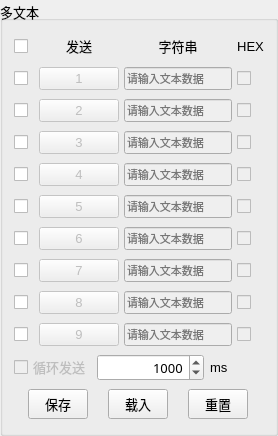
        <widget class="QGroupBox" name="groupBoxMultiText">
         <property name="font">
          <font>
           <family>Microsoft YaHei UI</family>
           <pointsize>10</pointsize>
          </font>
         </property>
         <property name="title">
          <string>多文本</string>
         </property>
         <property name="alignment">
          <set>Qt::AlignmentFlag::AlignLeading|Qt::AlignmentFlag::AlignLeft|Qt::AlignmentFlag::AlignVCenter</set>
         </property>
         <layout class="QGridLayout" name="gridLayout_10" rowstretch="10,0,0" rowminimumheight="10,0,0">
          <item row="0" column="0">
           <layout class="QGridLayout" name="groupBoxTransmit" rowstretch="1,1,1,1,1,1,1,1,1,1">
            <property name="sizeConstraint">
             <enum>QLayout::SizeConstraint::SetMinAndMaxSize</enum>
            </property>
            <property name="horizontalSpacing">
             <number>5</number>
            </property>
            <property name="verticalSpacing">
             <number>9</number>
            </property>
            <item row="0" column="0">
             <widget class="QCheckBox" name="checkBox_all">
              <property name="minimumSize">
               <size>
                <width>20</width>
                <height>24</height>
               </size>
              </property>
              <property name="text">
               <string/>
              </property>
              <property name="autoRepeat">
               <bool>false</bool>
              </property>
              <property name="autoExclusive">
               <bool>false</bool>
              </property>
              <property name="tristate">
               <bool>true</bool>
              </property>
             </widget>
            </item>
            <item row="0" column="1">
             <widget class="QLabel" name="label_multiText_send">
              <property name="minimumSize">
               <size>
                <width>0</width>
                <height>24</height>
               </size>
              </property>
              <property name="text">
               <string>发送</string>
              </property>
              <property name="alignment">
               <set>Qt::AlignmentFlag::AlignCenter</set>
              </property>
             </widget>
            </item>
            <item row="0" column="2">
             <widget class="QLabel" name="label_multiText_string">
              <property name="minimumSize">
               <size>
                <width>100</width>
                <height>24</height>
               </size>
              </property>
              <property name="text">
               <string>字符串</string>
              </property>
              <property name="alignment">
               <set>Qt::AlignmentFlag::AlignCenter</set>
              </property>
             </widget>
            </item>
            <item row="0" column="3">
             <widget class="QLabel" name="label_multiText_HEX">
              <property name="minimumSize">
               <size>
                <width>0</width>
                <height>24</height>
               </size>
              </property>
              <property name="text">
               <string>HEX</string>
              </property>
              <property name="alignment">
               <set>Qt::AlignmentFlag::AlignCenter</set>
              </property>
             </widget>
            </item>
            <item row="1" column="0">
             <widget class="QCheckBox" name="checkBox_1">
              <property name="minimumSize">
               <size>
                <width>20</width>
                <height>0</height>
               </size>
              </property>
              <property name="text">
               <string/>
              </property>
             </widget>
            </item>
            <item row="1" column="1">
             <widget class="QPushButton" name="btn_send_1">
              <property name="enabled">
               <bool>false</bool>
              </property>
              <property name="minimumSize">
               <size>
                <width>35</width>
                <height>0</height>
               </size>
              </property>
              <property name="maximumSize">
               <size>
                <width>16777215</width>
                <height>16777215</height>
               </size>
              </property>
              <property name="text">
               <string>1</string>
              </property>
             </widget>
            </item>
            <item row="1" column="2">
             <widget class="QLineEdit" name="lineEdit_1">
              <property name="enabled">
               <bool>false</bool>
              </property>
              <property name="minimumSize">
               <size>
                <width>100</width>
                <height>18</height>
               </size>
              </property>
              <property name="maximumSize">
               <size>
                <width>16777215</width>
                <height>16777215</height>
               </size>
              </property>
              <property name="font">
               <font>
                <family>JetBrains Mono</family>
                <pointsize>8</pointsize>
               </font>
              </property>
              <property name="placeholderText">
               <string>请输入文本数据</string>
              </property>
             </widget>
            </item>
            <item row="1" column="3">
             <widget class="QCheckBox" name="checkBox_hex_1">
              <property name="enabled">
               <bool>false</bool>
              </property>
              <property name="minimumSize">
               <size>
                <width>20</width>
                <height>0</height>
               </size>
              </property>
              <property name="maximumSize">
               <size>
                <width>16777215</width>
                <height>16777215</height>
               </size>
              </property>
              <property name="text">
               <string/>
              </property>
             </widget>
            </item>
            <item row="2" column="0">
             <widget class="QCheckBox" name="checkBox_2">
              <property name="minimumSize">
               <size>
                <width>20</width>
                <height>0</height>
               </size>
              </property>
              <property name="text">
               <string/>
              </property>
             </widget>
            </item>
            <item row="2" column="1">
             <widget class="QPushButton" name="btn_send_2">
              <property name="enabled">
               <bool>false</bool>
              </property>
              <property name="minimumSize">
               <size>
                <width>35</width>
                <height>0</height>
               </size>
              </property>
              <property name="maximumSize">
               <size>
                <width>16777215</width>
                <height>16777215</height>
               </size>
              </property>
              <property name="text">
               <string>2</string>
              </property>
             </widget>
            </item>
            <item row="2" column="2">
             <widget class="QLineEdit" name="lineEdit_2">
              <property name="enabled">
               <bool>false</bool>
              </property>
              <property name="minimumSize">
               <size>
                <width>100</width>
                <height>18</height>
               </size>
              </property>
              <property name="maximumSize">
               <size>
                <width>16777215</width>
                <height>16777215</height>
               </size>
              </property>
              <property name="font">
               <font>
                <family>JetBrains Mono</family>
                <pointsize>8</pointsize>
               </font>
              </property>
              <property name="placeholderText">
               <string>请输入文本数据</string>
              </property>
             </widget>
            </item>
            <item row="2" column="3">
             <widget class="QCheckBox" name="checkBox_hex_2">
              <property name="enabled">
               <bool>false</bool>
              </property>
              <property name="minimumSize">
               <size>
                <width>20</width>
                <height>0</height>
               </size>
              </property>
              <property name="maximumSize">
               <size>
                <width>16777215</width>
                <height>16777215</height>
               </size>
              </property>
              <property name="font">
               <font>
                <family>Microsoft YaHei UI</family>
                <pointsize>10</pointsize>
                <hintingpreference>PreferDefaultHinting</hintingpreference>
               </font>
              </property>
              <property name="text">
               <string/>
              </property>
             </widget>
            </item>
            <item row="3" column="0">
             <widget class="QCheckBox" name="checkBox_3">
              <property name="minimumSize">
               <size>
                <width>20</width>
                <height>0</height>
               </size>
              </property>
              <property name="text">
               <string/>
              </property>
             </widget>
            </item>
            <item row="3" column="1">
             <widget class="QPushButton" name="btn_send_3">
              <property name="enabled">
               <bool>false</bool>
              </property>
              <property name="minimumSize">
               <size>
                <width>35</width>
                <height>0</height>
               </size>
              </property>
              <property name="maximumSize">
               <size>
                <width>16777215</width>
                <height>16777215</height>
               </size>
              </property>
              <property name="text">
               <string>3</string>
              </property>
             </widget>
            </item>
            <item row="3" column="2">
             <widget class="QLineEdit" name="lineEdit_3">
              <property name="enabled">
               <bool>false</bool>
              </property>
              <property name="minimumSize">
               <size>
                <width>100</width>
                <height>18</height>
               </size>
              </property>
              <property name="maximumSize">
               <size>
                <width>16777215</width>
                <height>16777215</height>
               </size>
              </property>
              <property name="font">
               <font>
                <family>JetBrains Mono</family>
                <pointsize>8</pointsize>
               </font>
              </property>
              <property name="placeholderText">
               <string>请输入文本数据</string>
              </property>
             </widget>
            </item>
            <item row="3" column="3">
             <widget class="QCheckBox" name="checkBox_hex_3">
              <property name="enabled">
               <bool>false</bool>
              </property>
              <property name="minimumSize">
               <size>
                <width>20</width>
                <height>0</height>
               </size>
              </property>
              <property name="maximumSize">
               <size>
                <width>16777215</width>
                <height>16777215</height>
               </size>
              </property>
              <property name="text">
               <string/>
              </property>
             </widget>
            </item>
            <item row="4" column="0">
             <widget class="QCheckBox" name="checkBox_4">
              <property name="minimumSize">
               <size>
                <width>20</width>
                <height>0</height>
               </size>
              </property>
              <property name="text">
               <string/>
              </property>
             </widget>
            </item>
            <item row="4" column="1">
             <widget class="QPushButton" name="btn_send_4">
              <property name="enabled">
               <bool>false</bool>
              </property>
              <property name="minimumSize">
               <size>
                <width>35</width>
                <height>0</height>
               </size>
              </property>
              <property name="maximumSize">
               <size>
                <width>16777215</width>
                <height>16777215</height>
               </size>
              </property>
              <property name="text">
               <string>4</string>
              </property>
             </widget>
            </item>
            <item row="4" column="2">
             <widget class="QLineEdit" name="lineEdit_4">
              <property name="enabled">
               <bool>false</bool>
              </property>
              <property name="minimumSize">
               <size>
                <width>100</width>
                <height>18</height>
               </size>
              </property>
              <property name="maximumSize">
               <size>
                <width>16777215</width>
                <height>16777215</height>
               </size>
              </property>
              <property name="font">
               <font>
                <family>JetBrains Mono</family>
                <pointsize>8</pointsize>
               </font>
              </property>
              <property name="placeholderText">
               <string>请输入文本数据</string>
              </property>
             </widget>
            </item>
            <item row="4" column="3">
             <widget class="QCheckBox" name="checkBox_hex_4">
              <property name="enabled">
               <bool>false</bool>
              </property>
              <property name="minimumSize">
               <size>
                <width>20</width>
                <height>0</height>
               </size>
              </property>
              <property name="maximumSize">
               <size>
                <width>16777215</width>
                <height>16777215</height>
               </size>
              </property>
              <property name="text">
               <string/>
              </property>
             </widget>
            </item>
            <item row="5" column="0">
             <widget class="QCheckBox" name="checkBox_5">
              <property name="minimumSize">
               <size>
                <width>20</width>
                <height>0</height>
               </size>
              </property>
              <property name="text">
               <string/>
              </property>
             </widget>
            </item>
            <item row="5" column="1">
             <widget class="QPushButton" name="btn_send_5">
              <property name="enabled">
               <bool>false</bool>
              </property>
              <property name="minimumSize">
               <size>
                <width>35</width>
                <height>0</height>
               </size>
              </property>
              <property name="maximumSize">
               <size>
                <width>16777215</width>
                <height>16777215</height>
               </size>
              </property>
              <property name="text">
               <string>5</string>
              </property>
             </widget>
            </item>
            <item row="5" column="2">
             <widget class="QLineEdit" name="lineEdit_5">
              <property name="enabled">
               <bool>false</bool>
              </property>
              <property name="minimumSize">
               <size>
                <width>100</width>
                <height>18</height>
               </size>
              </property>
              <property name="maximumSize">
               <size>
                <width>16777215</width>
                <height>16777215</height>
               </size>
              </property>
              <property name="font">
               <font>
                <family>JetBrains Mono</family>
                <pointsize>8</pointsize>
               </font>
              </property>
              <property name="placeholderText">
               <string>请输入文本数据</string>
              </property>
             </widget>
            </item>
            <item row="5" column="3">
             <widget class="QCheckBox" name="checkBox_hex_5">
              <property name="enabled">
               <bool>false</bool>
              </property>
              <property name="minimumSize">
               <size>
                <width>20</width>
                <height>0</height>
               </size>
              </property>
              <property name="maximumSize">
               <size>
                <width>16777215</width>
                <height>16777215</height>
               </size>
              </property>
              <property name="text">
               <string/>
              </property>
             </widget>
            </item>
            <item row="6" column="0">
             <widget class="QCheckBox" name="checkBox_6">
              <property name="minimumSize">
               <size>
                <width>20</width>
                <height>0</height>
               </size>
              </property>
              <property name="text">
               <string/>
              </property>
             </widget>
            </item>
            <item row="6" column="1">
             <widget class="QPushButton" name="btn_send_6">
              <property name="enabled">
               <bool>false</bool>
              </property>
              <property name="minimumSize">
               <size>
                <width>35</width>
                <height>0</height>
               </size>
              </property>
              <property name="maximumSize">
               <size>
                <width>16777215</width>
                <height>16777215</height>
               </size>
              </property>
              <property name="text">
               <string>6</string>
              </property>
             </widget>
            </item>
            <item row="6" column="2">
             <widget class="QLineEdit" name="lineEdit_6">
              <property name="enabled">
               <bool>false</bool>
              </property>
              <property name="minimumSize">
               <size>
                <width>100</width>
                <height>18</height>
               </size>
              </property>
              <property name="maximumSize">
               <size>
                <width>16777215</width>
                <height>16777215</height>
               </size>
              </property>
              <property name="font">
               <font>
                <family>JetBrains Mono</family>
                <pointsize>8</pointsize>
               </font>
              </property>
              <property name="placeholderText">
               <string>请输入文本数据</string>
              </property>
             </widget>
            </item>
            <item row="6" column="3">
             <widget class="QCheckBox" name="checkBox_hex_6">
              <property name="enabled">
               <bool>false</bool>
              </property>
              <property name="minimumSize">
               <size>
                <width>20</width>
                <height>0</height>
               </size>
              </property>
              <property name="maximumSize">
               <size>
                <width>16777215</width>
                <height>16777215</height>
               </size>
              </property>
              <property name="text">
               <string/>
              </property>
             </widget>
            </item>
            <item row="7" column="0">
             <widget class="QCheckBox" name="checkBox_7">
              <property name="minimumSize">
               <size>
                <width>20</width>
                <height>0</height>
               </size>
              </property>
              <property name="text">
               <string/>
              </property>
             </widget>
            </item>
            <item row="7" column="1">
             <widget class="QPushButton" name="btn_send_7">
              <property name="enabled">
               <bool>false</bool>
              </property>
              <property name="minimumSize">
               <size>
                <width>35</width>
                <height>0</height>
               </size>
              </property>
              <property name="maximumSize">
               <size>
                <width>16777215</width>
                <height>16777215</height>
               </size>
              </property>
              <property name="text">
               <string>7</string>
              </property>
             </widget>
            </item>
            <item row="7" column="2">
             <widget class="QLineEdit" name="lineEdit_7">
              <property name="enabled">
               <bool>false</bool>
              </property>
              <property name="minimumSize">
               <size>
                <width>100</width>
                <height>18</height>
               </size>
              </property>
              <property name="maximumSize">
               <size>
                <width>16777215</width>
                <height>16777215</height>
               </size>
              </property>
              <property name="font">
               <font>
                <family>JetBrains Mono</family>
                <pointsize>8</pointsize>
               </font>
              </property>
              <property name="placeholderText">
               <string>请输入文本数据</string>
              </property>
             </widget>
            </item>
            <item row="7" column="3">
             <widget class="QCheckBox" name="checkBox_hex_7">
              <property name="enabled">
               <bool>false</bool>
              </property>
              <property name="minimumSize">
               <size>
                <width>20</width>
                <height>0</height>
               </size>
              </property>
              <property name="maximumSize">
               <size>
                <width>16777215</width>
                <height>16777215</height>
               </size>
              </property>
              <property name="text">
               <string/>
              </property>
             </widget>
            </item>
            <item row="8" column="0">
             <widget class="QCheckBox" name="checkBox_8">
              <property name="minimumSize">
               <size>
                <width>20</width>
                <height>0</height>
               </size>
              </property>
              <property name="text">
               <string/>
              </property>
             </widget>
            </item>
            <item row="8" column="1">
             <widget class="QPushButton" name="btn_send_8">
              <property name="enabled">
               <bool>false</bool>
              </property>
              <property name="minimumSize">
               <size>
                <width>35</width>
                <height>0</height>
               </size>
              </property>
              <property name="maximumSize">
               <size>
                <width>16777215</width>
                <height>16777215</height>
               </size>
              </property>
              <property name="text">
               <string>8</string>
              </property>
             </widget>
            </item>
            <item row="8" column="2">
             <widget class="QLineEdit" name="lineEdit_8">
              <property name="enabled">
               <bool>false</bool>
              </property>
              <property name="minimumSize">
               <size>
                <width>100</width>
                <height>18</height>
               </size>
              </property>
              <property name="maximumSize">
               <size>
                <width>16777215</width>
                <height>16777215</height>
               </size>
              </property>
              <property name="font">
               <font>
                <family>JetBrains Mono</family>
                <pointsize>8</pointsize>
               </font>
              </property>
              <property name="placeholderText">
               <string>请输入文本数据</string>
              </property>
             </widget>
            </item>
            <item row="8" column="3">
             <widget class="QCheckBox" name="checkBox_hex_8">
              <property name="enabled">
               <bool>false</bool>
              </property>
              <property name="minimumSize">
               <size>
                <width>20</width>
                <height>0</height>
               </size>
              </property>
              <property name="maximumSize">
               <size>
                <width>16777215</width>
                <height>16777215</height>
               </size>
              </property>
              <property name="text">
               <string/>
              </property>
             </widget>
            </item>
            <item row="9" column="0">
             <widget class="QCheckBox" name="checkBox_9">
              <property name="minimumSize">
               <size>
                <width>20</width>
                <height>0</height>
               </size>
              </property>
              <property name="text">
               <string/>
              </property>
             </widget>
            </item>
            <item row="9" column="1">
             <widget class="QPushButton" name="btn_send_9">
              <property name="enabled">
               <bool>false</bool>
              </property>
              <property name="minimumSize">
               <size>
                <width>35</width>
                <height>0</height>
               </size>
              </property>
              <property name="maximumSize">
               <size>
                <width>16777215</width>
                <height>16777215</height>
               </size>
              </property>
              <property name="text">
               <string>9</string>
              </property>
             </widget>
            </item>
            <item row="9" column="2">
             <widget class="QLineEdit" name="lineEdit_9">
              <property name="enabled">
               <bool>false</bool>
              </property>
              <property name="minimumSize">
               <size>
                <width>100</width>
                <height>18</height>
               </size>
              </property>
              <property name="maximumSize">
               <size>
                <width>16777215</width>
                <height>16777215</height>
               </size>
              </property>
              <property name="font">
               <font>
                <family>JetBrains Mono</family>
                <pointsize>8</pointsize>
               </font>
              </property>
              <property name="placeholderText">
               <string>请输入文本数据</string>
              </property>
             </widget>
            </item>
            <item row="9" column="3">
             <widget class="QCheckBox" name="checkBox_hex_9">
              <property name="enabled">
               <bool>false</bool>
              </property>
              <property name="minimumSize">
               <size>
                <width>20</width>
                <height>0</height>
               </size>
              </property>
              <property name="maximumSize">
               <size>
                <width>16777215</width>
                <height>16777215</height>
               </size>
              </property>
              <property name="text">
               <string/>
              </property>
             </widget>
            </item>
           </layout>
          </item>
          <item row="1" column="0">
           <layout class="QGridLayout" name="gridLayout_cyclic" columnstretch="1,2,1">
            <item row="0" column="0">
             <widget class="QCheckBox" name="checkBox_cyclicSend">
              <property name="enabled">
               <bool>false</bool>
              </property>
              <property name="minimumSize">
               <size>
                <width>0</width>
                <height>20</height>
               </size>
              </property>
              <property name="layoutDirection">
               <enum>Qt::LayoutDirection::LeftToRight</enum>
              </property>
              <property name="text">
               <string>循环发送</string>
              </property>
             </widget>
            </item>
            <item row="0" column="1">
             <widget class="QSpinBox" name="spinBox_interval_ms">
              <property name="enabled">
               <bool>true</bool>
              </property>
              <property name="minimumSize">
               <size>
                <width>80</width>
                <height>20</height>
               </size>
              </property>
              <property name="font">
               <font>
                <family>JetBrains Mono</family>
                <pointsize>10</pointsize>
               </font>
              </property>
              <property name="alignment">
               <set>Qt::AlignmentFlag::AlignRight|Qt::AlignmentFlag::AlignTrailing|Qt::AlignmentFlag::AlignVCenter</set>
              </property>
              <property name="maximum">
               <number>65535</number>
              </property>
              <property name="value">
               <number>1000</number>
              </property>
             </widget>
            </item>
            <item row="0" column="2">
             <widget class="QLabel" name="label_ms">
              <property name="minimumSize">
               <size>
                <width>0</width>
                <height>20</height>
               </size>
              </property>
              <property name="text">
               <string>ms</string>
              </property>
             </widget>
            </item>
           </layout>
          </item>
          <item row="2" column="0">
           <layout class="QGridLayout" name="gridLayout_multiText_buttons">
            <item row="0" column="0">
             <widget class="QPushButton" name="btn_multiText_save">
              <property name="minimumSize">
               <size>
                <width>0</width>
                <height>30</height>
               </size>
              </property>
              <property name="maximumSize">
               <size>
                <width>60</width>
                <height>16777215</height>
               </size>
              </property>
              <property name="text">
               <string>保存</string>
              </property>
             </widget>
            </item>
            <item row="0" column="1">
             <widget class="QPushButton" name="btn_multiText_load">
              <property name="minimumSize">
               <size>
                <width>0</width>
                <height>30</height>
               </size>
              </property>
              <property name="maximumSize">
               <size>
                <width>60</width>
                <height>16777215</height>
               </size>
              </property>
              <property name="text">
               <string>载入</string>
              </property>
             </widget>
            </item>
            <item row="0" column="2">
             <widget class="QPushButton" name="btn_multiText_reset">
              <property name="minimumSize">
               <size>
                <width>0</width>
                <height>30</height>
               </size>
              </property>
              <property name="maximumSize">
               <size>
                <width>60</width>
                <height>16777215</height>
               </size>
              </property>
              <property name="text">
               <string>重置</string>
              </property>
             </widget>
            </item>
           </layout>
          </item>
         </layout>
        </widget>
